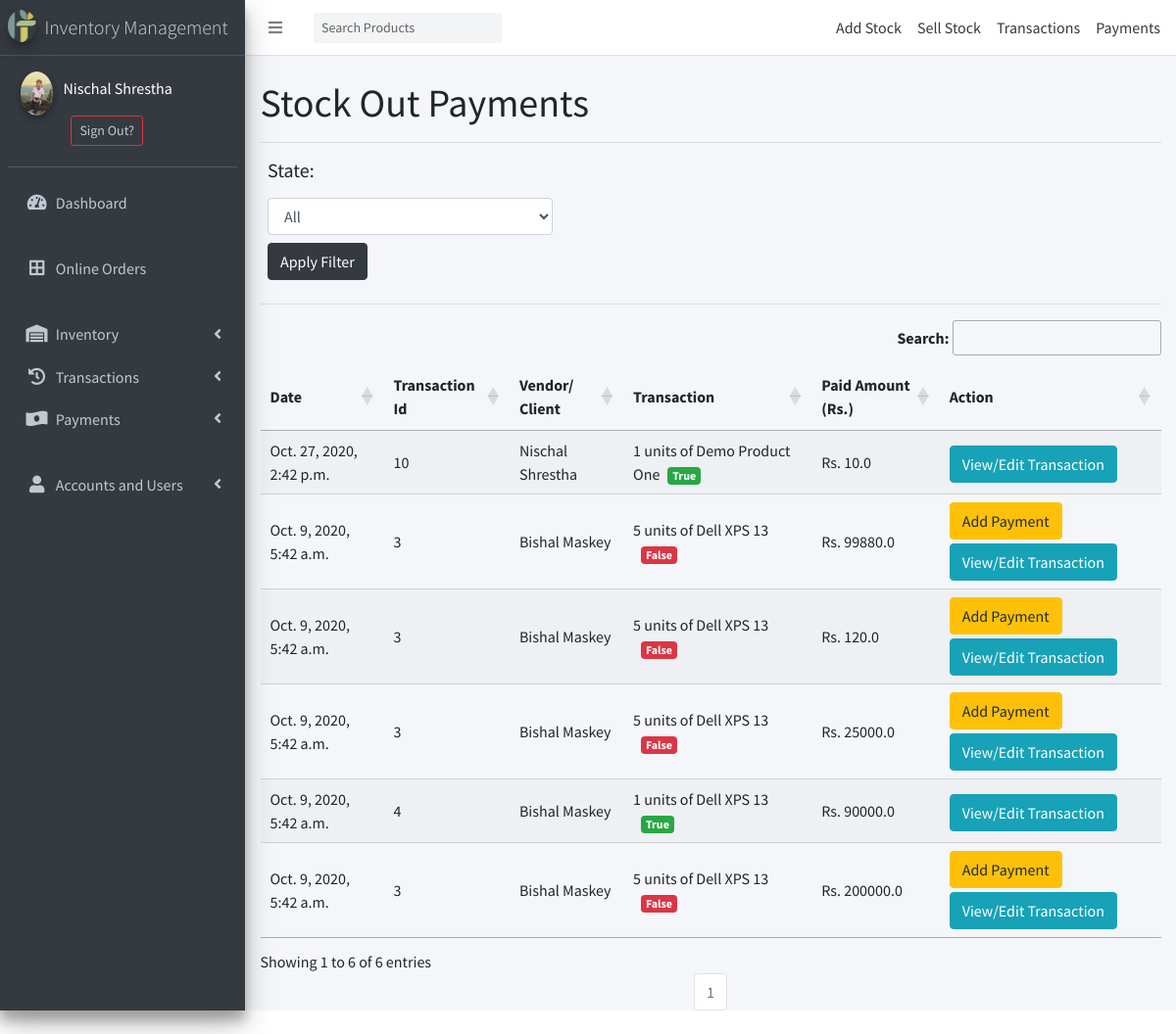
The page /inventory/payments/cr/ (signed in) on the database its author committed.
### accounts/models.py (models this page shows)
class User(AbstractBaseUser, PermissionsMixin):
    class Types(models.TextChoices):
        ADMIN = "ADMIN", "Admin"
        STAFF = "STAFF", "Staff"
        CUSTOMER = "CUSTOMER", "Customer"
    base_type = Types.CUSTOMER
    _type = models.CharField(
        _("Type"), max_length=50, choices=Types.choices, default=base_type
    )
    email = models.EmailField(max_length=254, unique=True)
    first_name = models.CharField(max_length=128)
    last_name = models.CharField(max_length=128)
    is_staff = models.BooleanField(default=False)
    is_superuser = models.BooleanField(default=False)
    is_active = models.BooleanField(default=True)
    last_login = models.DateTimeField(null=True, blank=True)
    date_joined = models.DateTimeField(auto_now_add=True)
    USERNAME_FIELD = 'email'
    EMAIL_FIELD = 'email'
    REQUIRED_FIELDS = ['first_name','last_name','_type']
    objects = UserManager()

### Userprofile/models.py (models this page shows, shortened)
class Profile(models.Model):
    user = models.OneToOneField(User, on_delete=models.CASCADE)
    mobile_num_regex = RegexValidator(regex="^[0-9]{9,15}$", message="Entered mobile number isn't in a right format!")
    contact = models.CharField(validators=[mobile_num_regex], max_length=13, blank=True, null=True)
    dp = models.ImageField(default='user.png',upload_to='profile_pics')

### inventory/models.py (models this page shows, shortened)
class Payment(models.Model):
    transaction = models.ForeignKey("inventory.Transaction", verbose_name=_("Payment For Transaction"), on_delete=models.CASCADE)
    amount = models.FloatField(_("Amount to add in Transaction"))
    date = models.DateTimeField(_("Date of Payment"), auto_now_add=True)
    base_payment = models.BooleanField(_("Is Base Payment"), default=False)
    class Meta:
        ordering = ['-date']

class Transaction(models.Model):
    class Types(models.TextChoices):
        STOCK_OUT = "STOCK OUT", "Stock Out"
        STOCK_IN = "STOCK IN", "Stock In"
    base_type = Types.STOCK_IN
    _type = models.CharField(
        _("Type"), max_length=50, choices=Types.choices, default=base_type
    )
    vendor_client = models.CharField(_("Vendor or Client"), max_length=240)
    item = models.ForeignKey("inventory.Item", verbose_name=_("Inventory Item"), on_delete=models.CASCADE)
    quantity = models.IntegerField(_("Quantity"), default=0)
    cost = models.FloatField(_("Cost Price Per Quantity Unit"), default=0)
    paid = models.FloatField(_("Paid Amount"), default = 0)
    remarks = models.TextField(_("Remarks on Deal"), null=True, blank=True)
    date = models.DateTimeField(_("Date of Transaction"), auto_now_add=True)
    balanced = models.BooleanField(_("Balanced"), editable = False)
    mobile_num_regex = RegexValidator(regex="^[0-9]{9,15}$", message="Entered mobile number isn't in a right format!")
    contact  = models.CharField(validators=[mobile_num_regex], max_length=13)
    class Meta:
        ordering = ['-date']
    def __str__(self):
        return f" {self.quantity} units of {self.item}"

class Item(models.Model):
    name = models.CharField(_("Product Name"),max_length = 240, unique = True)
    brand = models.CharField(_("Product Brand"), max_length = 50, null=True, blank=True)
    category = models.ForeignKey("inventory.Category", verbose_name=_("category"), on_delete=models.CASCADE, related_name='categories')
    description = models.TextField(_("Product Description"))
    image = models.ImageField(_("Product Image"), upload_to="product_images", height_field=None, width_field=None, max_length=None, default = 'image-not-available.jpg')
    cost_price = models.FloatField(_("Latest Cost Price"), default=0)
    quantity = models.IntegerField(_("Available Quantity"), default=0)
    selling_price = models.FloatField(_("Current Selling Price"), default=0)
    about_seller = models.TextField(_("About Seller"))
    def __str__(self):
        return self.name
    class Meta:
        ordering = ['name']

### inventory/views.py (the view)
# urls.py: path("payments/cr/", CreditPaymentListView.as_view(), name="cr-payments"),
class CreditPaymentListView(LoginRequiredMixin, UserPassesTestMixin, ListView):
    model = Payment
    context_object_name = 'payments'
    template_name = "inventory/dr-payments.html"
    paginate_by=50
    def test_func(self):
        return self.request.user._type in ['ADMIN', 'STAFF']
    def get_context_data(self, **kwargs):
        context = super().get_context_data(**kwargs)
        context["header"] = 'Stock Out Payments'
        context['title'] = "Payments Created for Stock Sold"
        return context
    def get_queryset(self):
        qs = super().get_queryset().filter(transaction___type="STOCK OUT")
        sts = self.request.GET.get('state')
        if sts=='balanced':
            qs = qs.filter(transaction__balanced=True)
        elif sts=='unbalanced':
            qs = qs.filter(transaction__balanced=False)
        return qs.order_by('-id')

### inventory/context_processors.py (called while the page is built)
def category(request):
    return {
        'categories': Category.objects.parents(),
        'cart_items': Order.objects.get_or_create(user=request.user, status='NO')[0].items.all().count() if request.user.is_authenticated else None,
        }

### inventory/models.py (called while the page is built)
    def parents(self):
        qs = super(CategoryManager, self).filter(parent = None)
        return qs

### templates/inventory/dr-payments.html (shortened to what this page needs)
{% extends 'partial/base.html' %}
{% block style %}
<link rel="stylesheet" type="text/css" href="https://cdn.datatables.net/1.10.22/css/jquery.dataTables.css">
{% endblock style %}
{% block content %}
<h1>{{header}}</h1><hr>
<form action="" method="get">
    <div class="col-md-4">
      <label for="inputState"><h5>State:</h5></label>
      <select id="inputState" class="form-control" name='state'>
        <option selected>All</option>
      </select>
    <input type="submit" class='my-2 btn btn-dark' value='Apply Filter'>
    </div>
</form>
<hr>
<table id="table_id" class="display">
    <thead>
        <tr>
            <th>Date</th>
            <th>Transaction Id</th>
            <th>Vendor/ Client</th>
            <th>Transaction</th>
            <th>Paid Amount (Rs.)</th>
            <th>Action</th>
        </tr>
    </thead>
    <tbody>
    {% for payment in payments %}
        <tr>
            <td>{{payment.date}}</td>
            <td>{{payment.transaction.id}}</td>
            <td>{{payment.transaction.vendor_client}}</td>
            <td>{{payment.transaction}}{% if payment.transaction.balanced %}<span class='ml-2 badge badge-success'>{% else %}<span class='ml-2 badge badge-danger'>{% endif %}{{payment.transaction.balanced}}</span></td>
            <td>Rs. {{payment.amount}}</td>
            <td>
                {% if payment.transaction.balanced %}
                    <a href="{% url 'inventory:transaction-update' payment.transaction.id%}" class="btn mt-1 btn-small btn-info">View/Edit Transaction</a>
                {% else %}
                    <a href="{% url 'inventory:quick-payment' payment.transaction.id%}" class="btn btn-small btn-warning">Add Payment</a>
                    <a href="{% url 'inventory:transaction-update' payment.transaction.id%}" class="btn mt-1 btn-small btn-info">View/Edit Transaction</a>
                {% endif %}
            </td>
        </tr>
    {% endfor %}
    </tbody>
</table>
{% include "partial/pagination.html" %}
{% endblock content %}

### templates/side_nav.html (shortened to what this page needs)
{% load static %}
<aside class="main-sidebar sidebar-dark-primary elevation-4">
    <a href="/" class="brand-link">
      <img src="{% static '../media/favicon.png' %}" alt="IMS" class="brand-image img-circle elevation-3 ml-0"
           style="opacity: .8">
      <span class="brand-text font-weight-light">Inventory Management</span>
    </a>
    <div class="sidebar">
      <div class="user-panel mt-3 pb-3 mb-3 d-flex">
        {% if user.is_authenticated %}
          <div class="image">
            <img src="{{request.user.profile.dp.url}}" class="img-circle elevation-2" alt="User Image">
          </div>
          <div class="info">
          <a class="text-white mr-2" href="{% url 'profile' %}" id="navbarDropdown" role="button" aria-haspopup="true" aria-expanded="false">
            <p class="d-block">{{request.user.first_name}} {{request.user.last_name}}</p>
          </a>
          <a class="btn btn-sm btn-outline-danger" href="{% url 'account_logout' %}">Sign Out?</a>
        {% else %}
          <a class="btn mr-1 mb-1 btn-sm btn-outline-success text-light" href="{% url 'account_login' %}">Sign In</a>
          {% comment %} <a class="btn btn-sm mb-1 btn-warning text-dark" href="{% url 'account_signup' %}">Signup</a> {% endcomment %}
        {% endif %}
        </div>
      </div>
      <nav class="mt-2">
        <ul class="nav nav-pills nav-sidebar flex-column" data-widget="treeview" role="menu" data-accordion="false">
          <li class="nav-item">
            <a href="{% url 'main:admin-home' %}" class="nav-link">
              <i class="nav-icon fas fa-tachometer-alt active"></i>
              <p>
                Dashboard
              </p>
            </a>
          </li><br>
          <li class="nav-item">
            <a href="{% url 'inventory:orders-list' %}" class="nav-link">
              <i class="nav-icon fas fa-border-all active"></i>
              <p>
                Online Orders
              </p>
            </a>
          </li><br>
          {% if user.is_authenticated %}
          <li class="nav-item has-treeview menu-closed">
            <a href="#" class="nav-link">
              <i class="nav-icon fas fa-warehouse"></i>
              <p>
                Inventory
                <i class="right fas fa-angle-left"></i>
              </p>
            </a>
          </li>
          <li class="nav-item has-treeview menu-closed">
            <a href="#" class="nav-link">
              <i class="nav-icon fas fa-history"></i>
              <p>
                Transactions
                <i class="right fas fa-angle-left"></i>
              </p>
            </a>
          </li>
          <li class="nav-item has-treeview menu-closed">
            <a href="#" class="nav-link">
              <i class="nav-icon fas fa-money-bill-wave-alt"></i>
              <p>
                Payments
                <i class="right fas fa-angle-left"></i>
              </p>
            </a>
          </li>
          {% endif %}
          {% if user.is_staff %}
          <br>
          <li class="nav-item has-treeview menu-closed">
            <a href="#" class="nav-link">
              <i class="nav-icon fas fa-user"></i>
              <p>
                Accounts and Users
                <i class="right fas fa-angle-left"></i>
              </p>
            </a>
          </li>
          {% endif %}
        </ul>
      </nav>
    </div>
  </aside>

### rows shown on the page
User: user.profile.dp (picture), user.first_name "Nischal", user.last_name "Shrestha"
Payment: date "Oct. 27, 2020, 2:42 p.m.", transaction.id "10", transaction.vendor_client "Nischal Shrestha", transaction "1 units of Demo Product One", transaction.balanced "True", amount "10.0", shows "View/Edit Transaction"
Payment: date "Oct. 9, 2020, 5:42 a.m.", transaction.id "3", transaction.vendor_client "Bishal Maskey", transaction "5 units of Dell XPS 13", transaction.balanced "False", amount "99880.0", shows "Add Payment"
Payment: date "Oct. 9, 2020, 5:42 a.m.", transaction.id "3", transaction.vendor_client "Bishal Maskey", transaction "5 units of Dell XPS 13", transaction.balanced "False", amount "120.0", shows "Add Payment"
Payment: date "Oct. 9, 2020, 5:42 a.m.", transaction.id "3", transaction.vendor_client "Bishal Maskey", transaction "5 units of Dell XPS 13", transaction.balanced "False", amount "25000.0", shows "Add Payment"
Payment: date "Oct. 9, 2020, 5:42 a.m.", transaction.id "4", transaction.vendor_client "Bishal Maskey", transaction "1 units of Dell XPS 13", transaction.balanced "True", amount "90000.0", shows "View/Edit Transaction"
Payment: date "Oct. 9, 2020, 5:42 a.m.", transaction.id "3", transaction.vendor_client "Bishal Maskey", transaction "5 units of Dell XPS 13", transaction.balanced "False", amount "200000.0", shows "Add Payment"

### other values the page prints
{{ header }} "Stock Out Payments"
{{ num }} "1"
